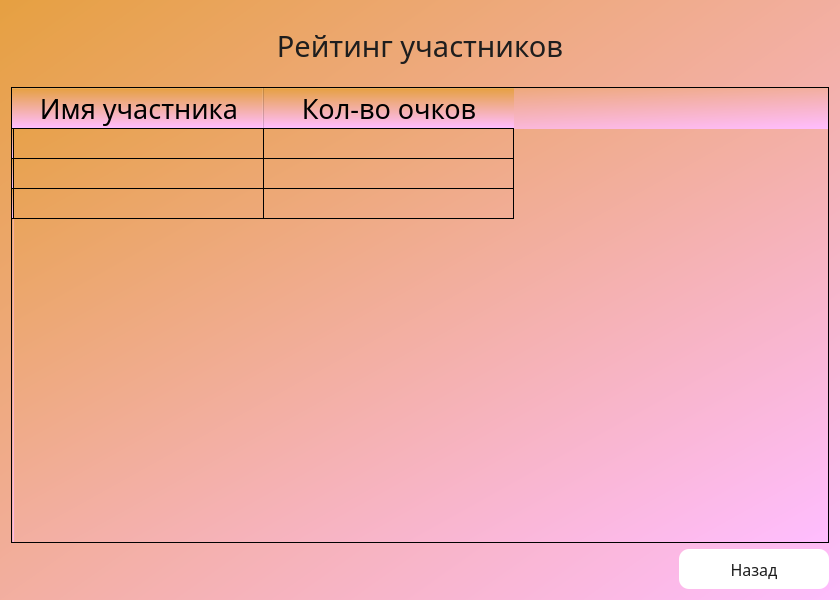
<?xml version="1.0" encoding="UTF-8"?>
<ui version="4.0">
 <class>rating</class>
 <widget class="QDialog" name="rating">
  <property name="geometry">
   <rect>
    <x>0</x>
    <y>0</y>
    <width>840</width>
    <height>600</height>
   </rect>
  </property>
  <property name="windowTitle">
   <string>Dialog</string>
  </property>
  <property name="styleSheet">
   <string notr="true">background:transparent;
background-color: qlineargradient(spread:pad, x1:0, y1:0, x2:1, y2:1, stop:0 rgba(230, 160, 65, 255), stop:1 rgba(255, 189, 255, 255));</string>
  </property>
  <layout class="QVBoxLayout" name="verticalLayout">
   <item>
    <layout class="QHBoxLayout" name="horizontalLayout_2">
     <item>
      <spacer name="horizontalSpacer_2">
       <property name="orientation">
        <enum>Qt::Horizontal</enum>
       </property>
       <property name="sizeType">
        <enum>QSizePolicy::Fixed</enum>
       </property>
       <property name="sizeHint" stdset="0">
        <size>
         <width>150</width>
         <height>20</height>
        </size>
       </property>
      </spacer>
     </item>
     <item>
      <widget class="QLabel" name="label">
       <property name="minimumSize">
        <size>
         <width>170</width>
         <height>70</height>
        </size>
       </property>
       <property name="font">
        <font>
         <family>Bahnschrift</family>
         <pointsize>22</pointsize>
        </font>
       </property>
       <property name="styleSheet">
        <string notr="true">background:transparent;
color: rgb(30, 30, 30);
</string>
       </property>
       <property name="text">
        <string>Рейтинг участников</string>
       </property>
       <property name="alignment">
        <set>Qt::AlignCenter</set>
       </property>
      </widget>
     </item>
     <item>
      <spacer name="horizontalSpacer_3">
       <property name="orientation">
        <enum>Qt::Horizontal</enum>
       </property>
       <property name="sizeType">
        <enum>QSizePolicy::Fixed</enum>
       </property>
       <property name="sizeHint" stdset="0">
        <size>
         <width>150</width>
         <height>20</height>
        </size>
       </property>
      </spacer>
     </item>
    </layout>
   </item>
   <item>
    <layout class="QHBoxLayout" name="horizontalLayout_3">
     <item>
      <widget class="QTableWidget" name="tableWidget">
       <property name="enabled">
        <bool>true</bool>
       </property>
       <property name="minimumSize">
        <size>
         <width>0</width>
         <height>0</height>
        </size>
       </property>
       <property name="baseSize">
        <size>
         <width>0</width>
         <height>0</height>
        </size>
       </property>
       <property name="mouseTracking">
        <bool>false</bool>
       </property>
       <attribute name="horizontalHeaderDefaultSectionSize">
        <number>250</number>
       </attribute>
       <row>
        <property name="text">
         <string/>
        </property>
       </row>
       <row>
        <property name="text">
         <string/>
        </property>
       </row>
       <row>
        <property name="text">
         <string/>
        </property>
       </row>
       <column>
        <property name="text">
         <string>Имя участника</string>
        </property>
        <property name="font">
         <font>
          <family>Bahnschrift</family>
          <pointsize>20</pointsize>
         </font>
        </property>
        <property name="background">
         <color>
          <red>7</red>
          <green>4</green>
          <blue>35</blue>
         </color>
        </property>
       </column>
       <column>
        <property name="text">
         <string>Кол-во очков</string>
        </property>
        <property name="font">
         <font>
          <family>Bahnschrift</family>
          <pointsize>20</pointsize>
         </font>
        </property>
        <property name="background">
         <color>
          <red>7</red>
          <green>4</green>
          <blue>35</blue>
         </color>
        </property>
       </column>
      </widget>
     </item>
    </layout>
   </item>
   <item>
    <layout class="QHBoxLayout" name="horizontalLayout">
     <item>
      <spacer name="horizontalSpacer">
       <property name="orientation">
        <enum>Qt::Horizontal</enum>
       </property>
       <property name="sizeType">
        <enum>QSizePolicy::Expanding</enum>
       </property>
       <property name="sizeHint" stdset="0">
        <size>
         <width>40</width>
         <height>20</height>
        </size>
       </property>
      </spacer>
     </item>
     <item>
      <widget class="QPushButton" name="pushButton">
       <property name="minimumSize">
        <size>
         <width>150</width>
         <height>40</height>
        </size>
       </property>
       <property name="maximumSize">
        <size>
         <width>16777215</width>
         <height>16777215</height>
        </size>
       </property>
       <property name="font">
        <font>
         <family>Bahnschrift</family>
         <pointsize>12</pointsize>
        </font>
       </property>
       <property name="styleSheet">
        <string notr="true">background-color: rgb(255, 255, 255);
color: rgb(29, 29, 29);
border:2px;
border-radius:10;
</string>
       </property>
       <property name="text">
        <string>Назад</string>
       </property>
      </widget>
     </item>
    </layout>
   </item>
  </layout>
 </widget>
 <resources/>
 <connections/>
</ui>
